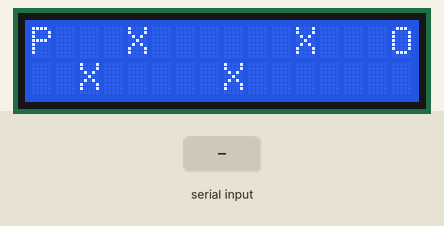
A sketch run on a simulated Arduino Uno, built with avr-gcc and run on an emulated ATmega328P. Shown: 16×2 character LCD. The inputs (shaded band) are chosen by the test bench.

Above: at 1.2 s.
1.3 s: "s" received over Serial
At 2.4 s:
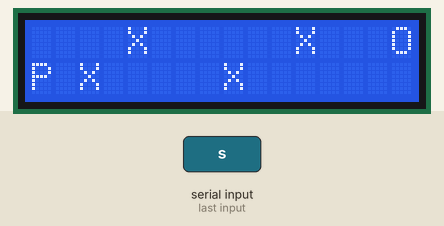
2.8 s: "d" received over Serial
At 3.5 s:
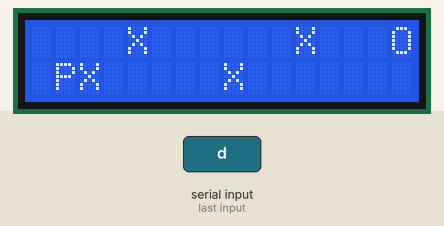
4.3 s: "d" received over Serial
At 4.6 s:
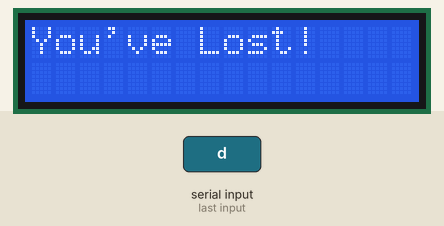
7.3 s: "Y" received over Serial
At 8.1 s:
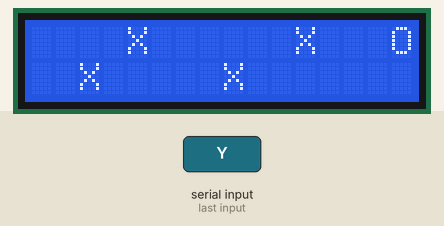
9.3 s: "w" received over Serial
At 9.6 s:
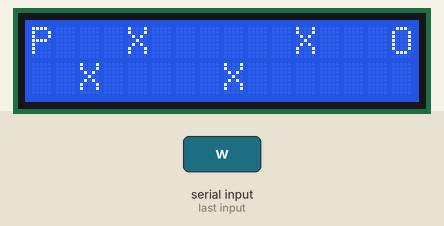
Timing chart, 0 to 11.8 s (numbered marks = the images above; inputs shaded):
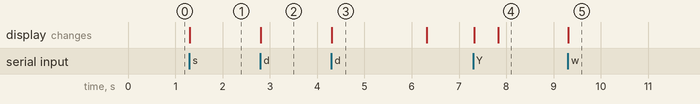

The sketch:

LCD_monitor_game.ino
```cpp
#include <LiquidCrystal.h>
#define SCREEN_WIDTH 16
#define SCREEN_HEIGHT 2

const int maze[][2] = {{4,0},{8, 1},{11, 0},{2, 1}};
const int objective[2] = {SCREEN_WIDTH - 1, 0};

const int rs = 2, en = 4, d4 = 5, d5 = 6, d6 = 7, d7 = 8;

LiquidCrystal lcd(rs, en, d4, d5, d6, d7);
int cursorPos[2] = {0,0};
bool gameOn = true;

void setup() {
  lcd.begin(SCREEN_WIDTH, SCREEN_HEIGHT);
  Serial.begin(9600);
  lcd.print("P");
}

void drawMaze(){
  for(int i = 0; i<sizeof(maze)/sizeof(maze[0]); i++){
      lcd.setCursor(maze[i][0], maze[i][1]);
      lcd.print("X");
      lcd.setCursor(objective[0], objective[1]);
      lcd.print("O");
  }
}

void movement(char charInput){
  if(charInput == 'w' && cursorPos[1]>0){
      lcd.clear();
      cursorPos[1]-=1;
    }

  if(charInput == 'a' && cursorPos[0]>0){
    lcd.clear();
    cursorPos[0]-=1;
  }

  if(charInput == 'd' && cursorPos[0] < SCREEN_WIDTH - 1){
    lcd.clear();
    cursorPos[0]+=1;
  }

  if(charInput == 's' && cursorPos[1] < SCREEN_HEIGHT - 1){
    lcd.clear();
    cursorPos[1]+=1;
  }
}

void checkLoss(){
  for(int i = 0; i < sizeof(maze)/sizeof(maze[0]); i++){
    if(cursorPos[0] == maze[i][0] & cursorPos[1] == maze[i][1]){
      gameOn = false;
      lcd.clear();
      lcd.setCursor(0, 0);
      lcd.print("You've Lost!");
      delay(2000);
      return;
    }
  }
}

void checkWin(){
  if(cursorPos[0] == objective[0] & cursorPos[1] == objective[1]){
    gameOn = false;
    lcd.clear();
    lcd.setCursor(0, 0);
    lcd.print("You've Won!");
    delay(2000);
  }
}

void tryAgainScreen(){
  lcd.clear();
  lcd.setCursor(0, 0);
  lcd.print("Try again?");
  lcd.setCursor(0, SCREEN_HEIGHT - 1);
  lcd.print("Y-yes");
  lcd.setCursor((int)(SCREEN_WIDTH/2), SCREEN_HEIGHT - 1);
  lcd.print("N-no");
  tryAgainPrompt();
  delay(500);
}

void tryAgainPrompt(){
  if(Serial.available()){
    char charInput = Serial.read();

    if(charInput == 'Y'){
      lcd.clear();
      gameOn = true;
      cursorPos[0] = 0;
      cursorPos[1] = 0;
      return;
    }

    if(charInput == 'N'){
      lcd.clear();
      lcd.setCursor((int)SCREEN_WIDTH/2 - 2, 0);
      lcd.print("Good");
      lcd.setCursor((int)SCREEN_WIDTH/2 - 2, 1);
      lcd.print("Bye!");
      exit(0);
    }
  }
}

void loop() {
  while(gameOn){
    drawMaze();
    if(Serial.available()){
      char charInput = Serial.read();

      movement(charInput);

      lcd.setCursor(cursorPos[0], cursorPos[1]);
      lcd.print("P");

      checkLoss();
      checkWin();
    }
  }

  tryAgainScreen();
}
```

Measured:
- after the input at 1.3 s, the display: changes at once (image 1)
- after the input at 2.8 s, the display: changes at once (image 2)
- after the input at 4.3 s, the display: changes at once (image 3)
- after the input at 7.3 s, the display: first changes at once (image 4 shows a later state)
- after the input at 9.3 s, the display: changes at once (image 5)
- what the display in image 3 shows lasts 2.0 s, from 4.3 s to 6.3 s
